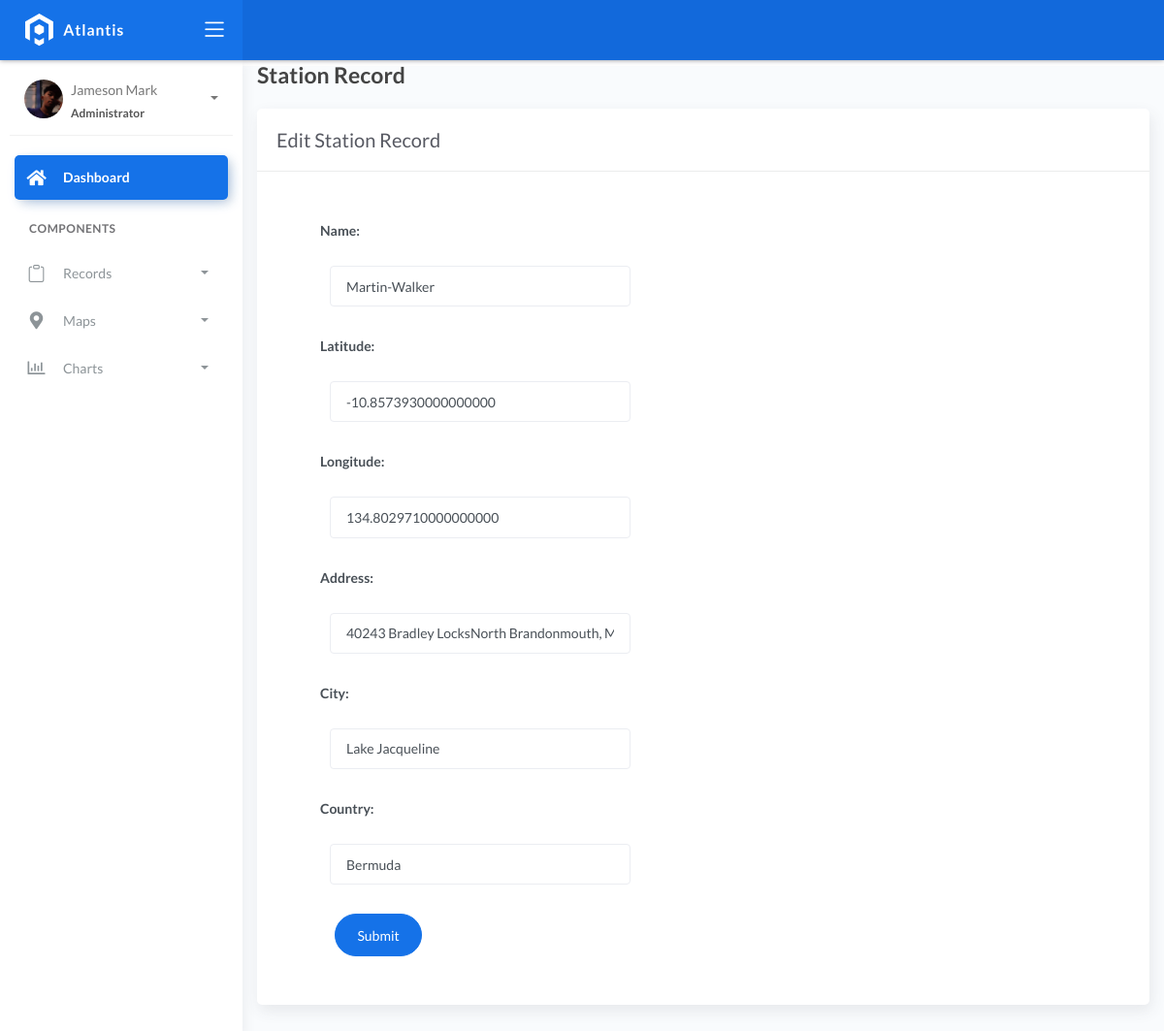
/firestation/12/, run on an earlier commit of the app's database.
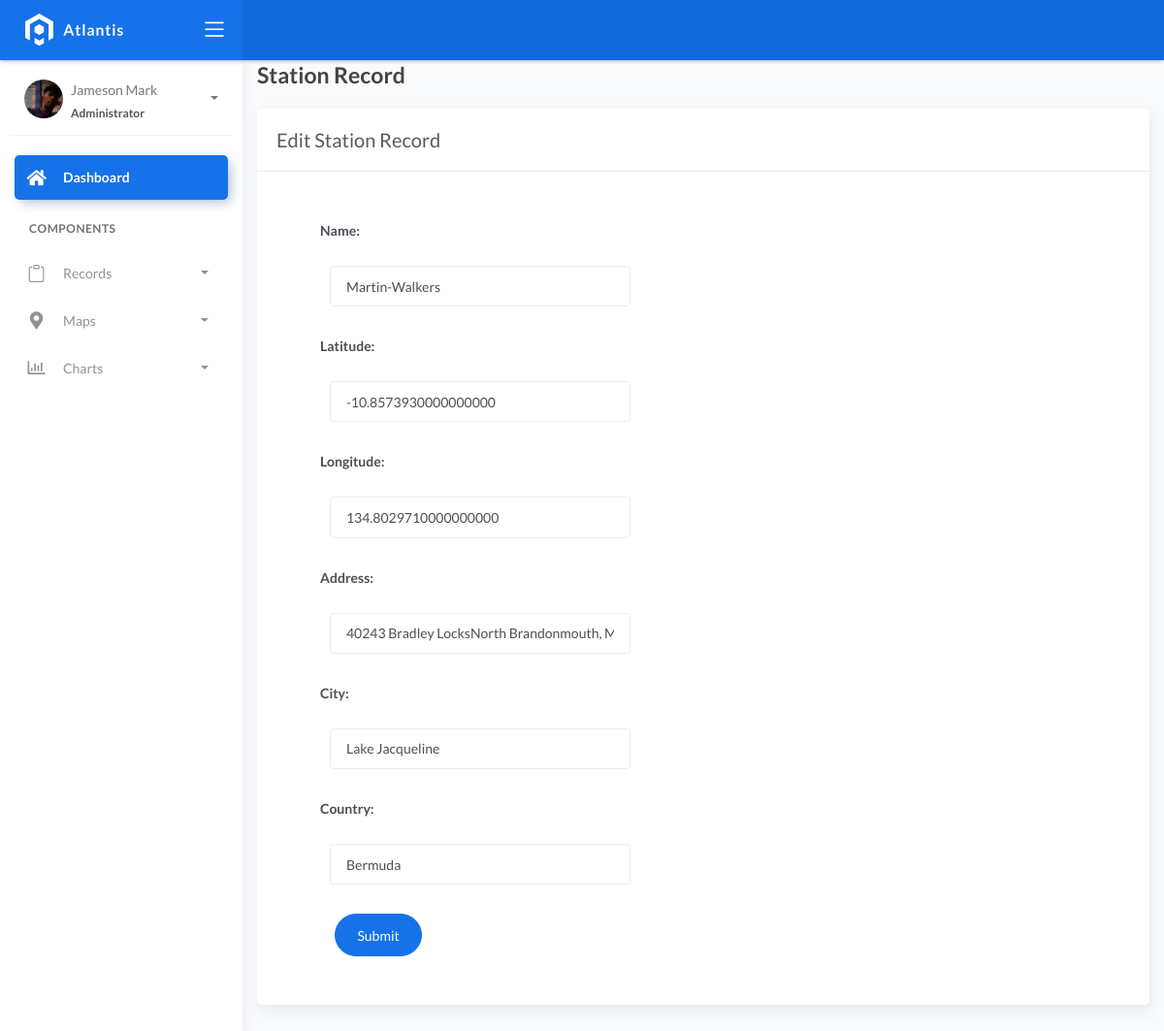
And on a later commit of the database.
### fire/models.py (models this page shows, shortened)
class BaseModel(models.Model):
    created_at = models.DateTimeField(auto_now_add=True, db_index=True)
    updated_at = models.DateTimeField(auto_now=True)
    class Meta:
        abstract = True

class FireStation(BaseModel):
    name = models.CharField(max_length=150)
    latitude = models.DecimalField(
        max_digits=22, decimal_places=16, null=True, blank=True)
    longitude = models.DecimalField(
        max_digits=22, decimal_places=16, null=True, blank=True)
    address = models.CharField(max_length=150)
    city = models.CharField(max_length=150)
    country = models.CharField(max_length=150)

### fire/views.py (the view, shortened to what this page needs)
# urls.py: path('firestation/<int:pk>/', StationUpdateView.as_view(), name='station-update'),
class StationUpdateView(UpdateView):
    model = FireStation
    form_class = FireStationForm
    template_name = 'station_edit.html'
    success_url = reverse_lazy('fire-station')

### fire/forms.py
class FireStationForm(ModelForm):
    class Meta:
        model = FireStation
        fields = "__all__"

### templates/station_edit.html
{% extends 'base.html' %} {% load static %} {% block content %}
<div class="content">
    <div class="container-fluid">
        <h4 class="page-title">Station Record</h4>
        <div class="row">
            <div class="col-md-12">
                <div class="card">
                    <div class="card-header">
                        <div class="card-title">Edit Station Record</div>
                    </div>
                    <div class="col-md-6">
                        <div class="card-body">
                            <div class="card-body">
                                <form class="" action="" method="post" novalidate>
                                    {% csrf_token %} {% include 'includes/form.html' %}
                                    <div class="form-group">
                                        <div class="col-md-12 col-sm-3">
                                            <button type="submit" class="btn btn-primary btn-rounded">Submit</button>
                                        </div>
                                    </div>
                                </form>
                            </div>
                        </div>
                    </div>
                </div>
            </div>
        </div>
    </div>
</div>
{% endblock %}

### templates/includes/form.html (shortened to what this page needs)
{% load widget_tweaks %}
{% for field in form %}
<div class="field item form-group">
    <label>{{ field.label_tag }}</label>
  <div class="form-group">
    {% render_field field class="form-control" %}
  </div>
</div>
{% endfor %}

What changed in the data, as far as the page shows it:
changed FireStation "40243 Bradley LocksNorth Brandonmouth, MO 28076": name "Martin-Walker" → "Martin-Walkers"
